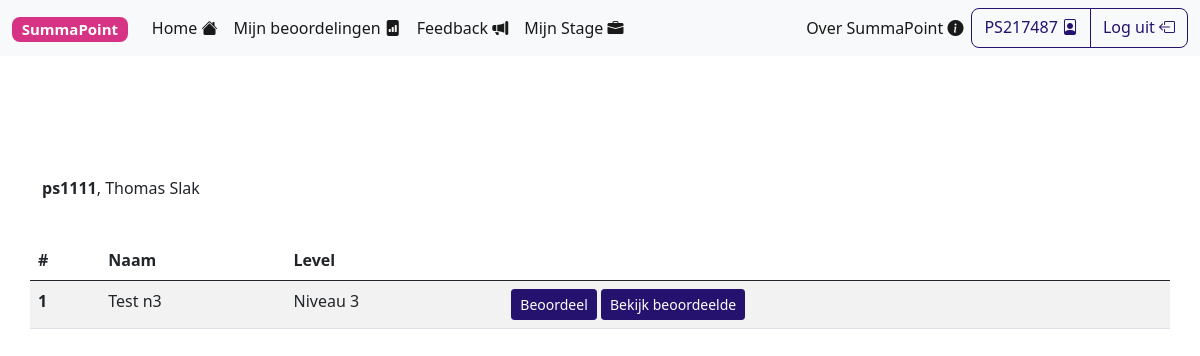
Page /forms.php?userid=2 (signed in) on the committed database.
### tables this page shows
CREATE TABLE IF NOT EXISTS `user` (
  `id` int(11) NOT NULL AUTO_INCREMENT,
  `ps_number` varchar(45) NOT NULL,
  `name` varchar(45) NOT NULL,
  `surname` varchar(45) NOT NULL,
  `password` varchar(255) NOT NULL,
  PRIMARY KEY (`id`)
);

CREATE TABLE IF NOT EXISTS `form` (
  `id` int(11) NOT NULL AUTO_INCREMENT,
  `level_id` int(11) NOT NULL,
  `name` varchar(100) NOT NULL,
  PRIMARY KEY (`id`),
  KEY `level_id` (`level_id`)
);

CREATE TABLE IF NOT EXISTS `level` (
  `id` int(11) NOT NULL AUTO_INCREMENT,
  `name` varchar(45) NOT NULL,
  PRIMARY KEY (`id`)
);

### classes/connection/app.php (called while the page is built, shortened)
<?php
include "dbInterface.php";
class App
{
    public $db_interface;
    function __construct()
    {
        $this->db_config = new DbConfig();
        $this->db_interface = new DbInterface($this->db_config);
    }
    function get_user($id)
    {
        return $this->db_interface->get_user($id);
    }
    function get_forms($level)
    {
        return $this->db_interface->get_forms($level);
    }
}

### classes/connection/dbInterface.php (called while the page is built, shortened)
<?php
require_once "./classes/user.php";
require_once "./classes/form.php";
class DbInterface
{
    public $connection;
    function __construct($db_config)
    {
        $this->connection = new mysqli($db_config->servername, $db_config->username, $db_config->password, $db_config->dbname);
    }
    function get_user($id)
    {
        $stmt = $this->connection->prepare("SELECT user.id, user.ps_number, user.name, user.surname, level.name AS level_name, level.id AS level_id, role.name AS role_name FROM user INNER JOIN user_role ON user.id = user_role.user_id INNER JOIN role ON user_role.role_id = role.id INNER JOIN user_level ON user.id = user_level.user_id INNER JOIN level ON user_level.level_id = level.id WHERE user.id = ?");
        $stmt->bind_param("i", $id);
        $stmt->execute();
        $result = $stmt->get_result();
        $row = $result->fetch_assoc();
        $output = new User($row);
        $output->levels = $this->get_user_levels($id);
        return $output;
    }
    function get_user_levels($id)
    {
        $stmt = $this->connection->prepare("SELECT level.name AS level FROM user_level INNER JOIN level ON level_id = level.id WHERE user_id = ?");
        $stmt->bind_param("i", $id);
        $stmt->execute();
        $result = $stmt->get_result();
        $output = array();
        while ($row = $result->fetch_assoc()) {
            array_push($output, $row['level']);
        }
        return $output;
    }
    function get_forms($level)
    {
        $stmt = $this->connection->prepare("SELECT * FROM form WHERE level_id = ?");
        $stmt->bind_param('s', $level);
        $stmt->execute();
        $result = $stmt->get_result();
        $output = array();
        while ($row = $result->fetch_assoc()) {
            $form = new Form($row);
            array_push($output, $form);
        }
        return $output;
    }
}

### classes/user.php (called while the page is built, shortened)
<?php
class User {
    function __construct($sql_record)
    {
        $this->id = $sql_record["id"];
        $this->ps_number = $sql_record["ps_number"];
        $this->name = $sql_record["name"];
        $this->surname = $sql_record["surname"];
        $this->level_id = $sql_record["level_id"];
        $this->level = $sql_record["level_name"];
    }
}

### classes/form.php (called while the page is built, shortened)
<?php
class Form {
    function __construct($sql_record)
    {
        $this->id = $sql_record["id"];
        $this->name = $sql_record["name"];
    }
}

### forms.php (the view, shortened to what this page needs)
<?php
if (!isset($_SESSION['loggedin'])) {
    header('Location: index.php');
    exit;
} else {
    include_once("classes/connection/app.php");
    $app = new App();
    $user = $app->get_user($_GET["userid"]);
}
?>
<!DOCTYPE html>
<html lang="en">
<head>
    <?php include_once("components/head.php") ?>
</head>
<body>
    <?php include_once("components/navbar.php"); ?>
    <br>
    <br>
    <br>
    <br>
    <br>
    <div class="container">
        <div class="row row-cols-1 row-cols-md-3 g-4">
            <p><b><?= $user->ps_number; ?></b>, <?= $user->name; ?> <?= $user->surname; ?></p>
            <table class="table table-hover table-striped">
                <thead>
                    <tr>
                        <th scope="col">#</th>
                        <th scope="col">Naam</th>
                        <th scope="col">Level</th>
                        <th scope="col"></th>
                    </tr>
                </thead>
                <tbody>
                    <?php
                    $forms = $app->get_forms($user->level_id);
                    $i = 0;
                    if (count($forms) > 0) {
                        foreach ($forms as $form) {
                            $i++;
                            echo '
                            <tr>
                                <th scope="row">' . $i . '</th>
                                <td>' . $form->name . '</td>
                                <td>' . $user->level . '</td>';
                                if (($_SESSION['role'] == "Student")) {
                                    echo '<td><a class="btn btn-primary btn-sm" href="form_answers.php?userid=' . $user->id . '&formid=' . $form->id .'" role="button">Bekijk</a></td>';
                                }
                                else
                                {
                                    echo '<td><a class="btn btn-primary btn-sm" href="form.php?userid=' . $user->id . '&formid=' . $form->id .'" role="button">Beoordeel</a>
                                    <a class="btn btn-primary btn-sm" href="form_answers.php?userid=' . $user->id . '&formid=' . $form->id .'" role="button">Bekijk beoordeelde</a></td>';
                                }
                                echo '</tr></td>';
                        }
                    } else {
                        echo '<span class="badge bg-danger">Geen formulieren gevonden...</span>';
                    }
                    ?>
                </tbody>
            </table>
        </div>
    </div>
    <br>
    <br>
</body>
</html>

### rows in the picture
user: ps_number "ps1111", name "Thomas", surname "Slak"
form: name "Test n3", level.name "Niveau 3"

### other values in the picture
$_SESSION["ps_number"] "PS217487"
